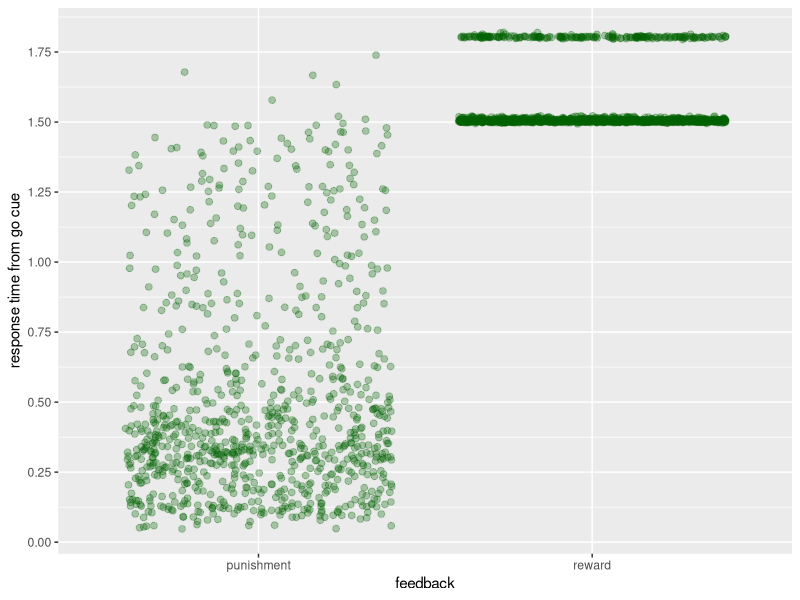
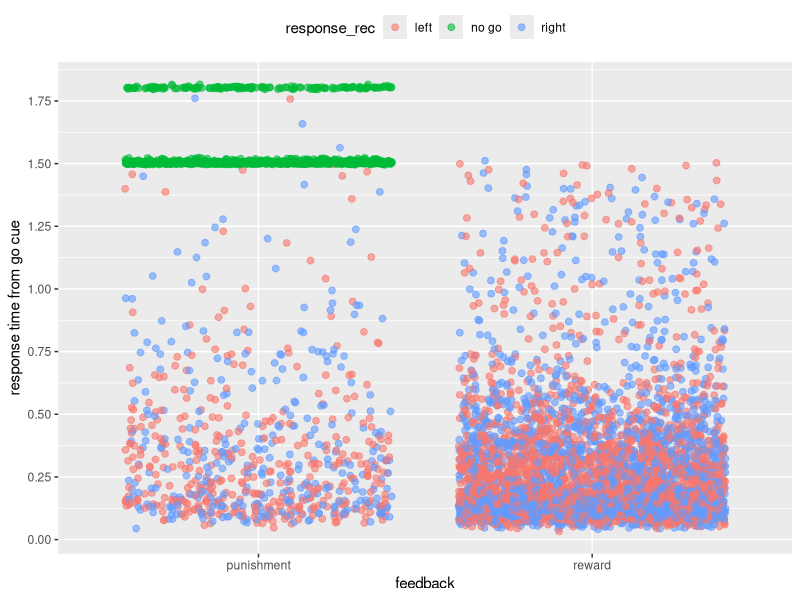

Recreate these plots in R, in order.

# First look at the data that Karolina transformed into a .csv file.

library(tidyverse)

data <- read.csv("./data/behavioral_data.csv")

# How many trials per condition and contrast difference?
data %>% 
  group_by(contrast_diff_abs, condition) %>% 
  count()

# Calculate some recoded columns.
data <- data %>% 
  mutate(feedback_type_rec = ifelse(feedback_type == 1, "reward", "punishment"),
         response_rec = case_when(response == -1 ~ "right",
                                  response == 1 ~ "left",
                                  response == 0 ~ "no go"))

# Were no-gos in equal contrast trials punished?
data %>% 
  filter(condition == "go", response == 0, contrast_diff == 0) %>% 
  summarise(all_feedback = mean(feedback_type))

# Look at reaction times for correct vs. incorrect no_go trials
data %>% 
  filter(condition == "no_go") %>% 
  
  ggplot(aes(x = feedback_type_rec, y = response_time_diff)) +
  geom_jitter(colour = "darkgreen", alpha = .3, size = 2) +
  scale_y_continuous(breaks = seq(0, 2, .25)) +
  labs(y = "response time from go cue", x = "feedback")

data %>% 
  filter(condition == "go") %>% 
  
  ggplot(aes(x = feedback_type_rec, y = response_time_diff, colour = response_rec)) +
  geom_jitter(alpha = .6, size = 2) +
  scale_y_continuous(breaks = seq(0, 2, .25)) +
  labs(y = "response time from go cue", x = "feedback") +
  theme(legend.position = "top")

# Find out where the weird response time pattern (two "stripes") in no-go responses (in no-go and go trials)
# comes from.
weird_RTs <- data %>% 
  filter(response_rec == "no go") %>% 
  mutate(response_time_split = ifelse(response_time_diff > 1.7, "high", "low"))

# Differences in continuous measures?
weird_RTs %>% 
  group_by(response_time_split) %>% 
  summarise(mean_feedback = mean(feedback_type),
            mean_contrast_diff = mean(contrast_diff))

# Differences in discrete measures (mouse, session ...)?
# The longer response times for no-go trials (> 1.7 s) only occur for the mouse Forssmann
weird_RTs %>% 
  group_by(response_time_split, mouse) %>%
  count()

# ... and only in sessions 4, 5, 6 and 7.
weird_RTs %>% 
  group_by(response_time_split, session) %>%
  count()

# ... Which are Forssmann's sessions.
data %>% 
  filter(mouse == "Forssmann") %>% 
  summarise(sessions = unique(session), mouse = unique(mouse))
